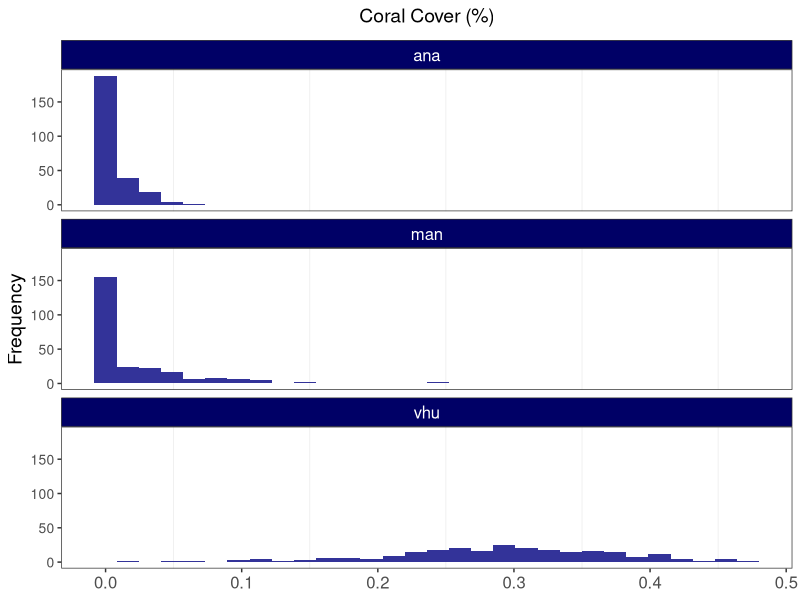
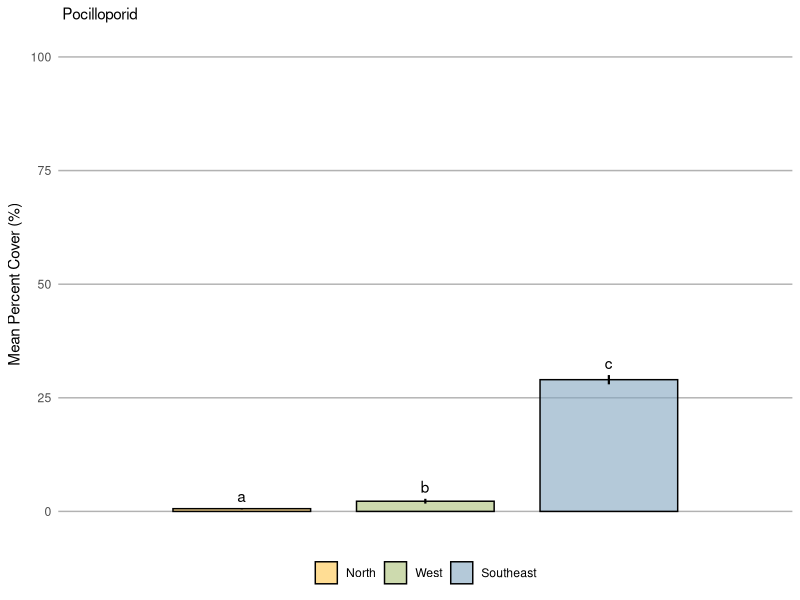
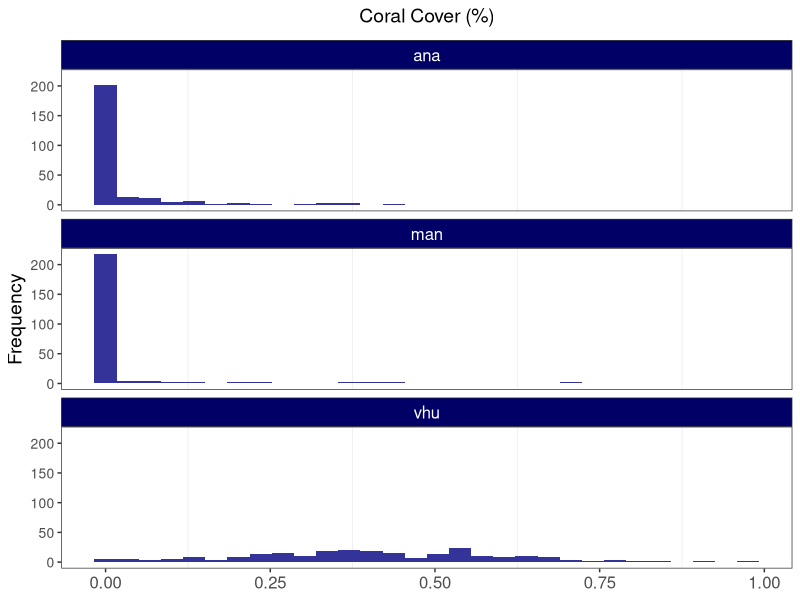
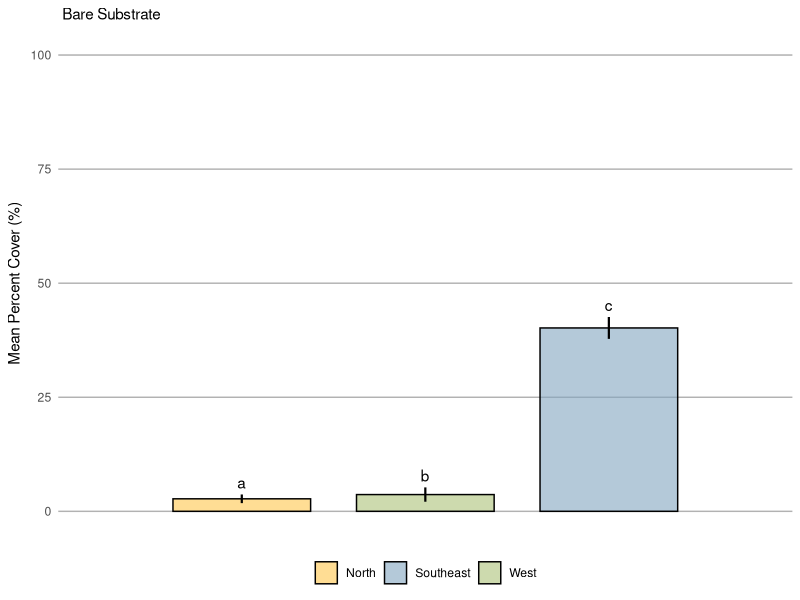
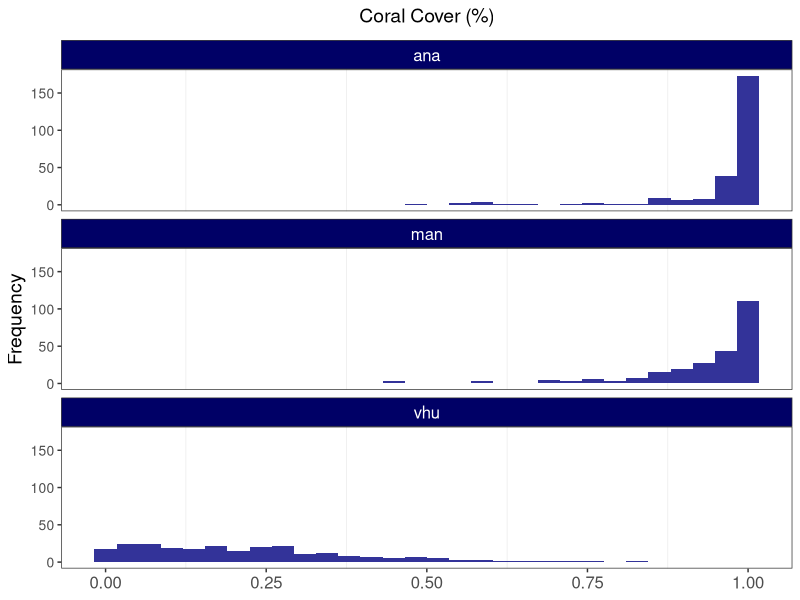
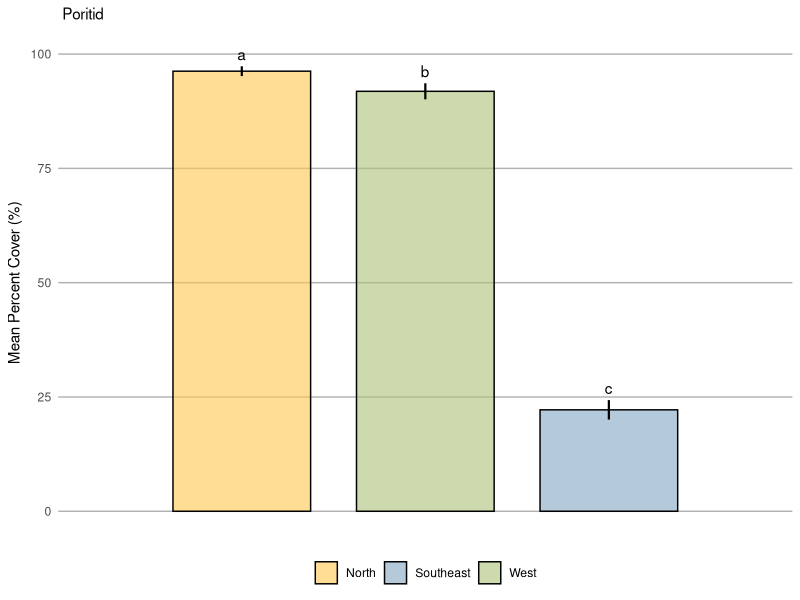
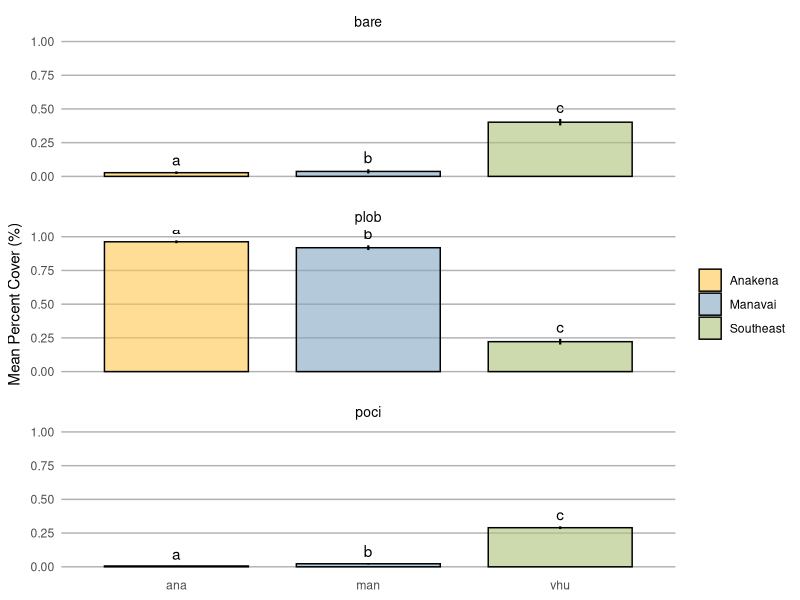

Reproduce these figures in R, in order. (Note: this script raises an error after producing the figures.)
library(tidyverse)
#library(ggplot2)
#library(tidyr)
library(patchwork)
library(ggpubr)
library(cowplot)

Fcn.CreateSummary.betareg <- function(object.betareg){
  OUT <- summary(object.betareg)
  tab <- rbind(OUT$coefficients$mean,OUT$coefficients$precision)
  return(tab)
}

p_cover = read_csv('rpn_poci.csv')

p_cover = read_csv('rpn_poci.csv') %>% 
  select(plot_id, Site, pland) %>%
  group_by(Site) %>%
  mutate(
    poci_cover = pland*0.01
  ) %>%
  mutate_at(vars(Site, plot_id), factor)

ggplot(p_cover, aes(x = poci_cover)) +
  geom_histogram(fill = "#333399") + 
  #below here is ylabel, xlabel, and main title
  ylab("Frequency") +
  xlab(NULL) +
  ggtitle(expression("Coral Cover (%)")) +
  theme_bw() +
  facet_wrap(~ Site, ncol = 1) +
  #theme sets sizes, text, etc
  theme(axis.title.x = element_text(size = 14), 
        axis.title.y = element_text(size = 14), 
        axis.text.y  = element_text(size= 10),
        axis.text.x  = element_text(size = 12), 
        legend.text = element_text(size = 12),
        legend.title = element_text(size = 12),
        plot.title = element_text(hjust = 0.5, size = 14),
        # change plot background, grid lines, etc (just examples so you can see)
        panel.background = element_rect(fill = "white"),
        panel.grid.minor.y = element_blank(),
        panel.grid.major = element_blank(),
        plot.background = element_rect(fill = "white"),
        legend.background = element_rect(fill = "white"),
        strip.text.x = element_text(size = 12, colour = "#FFFFFF"),
        strip.background = element_rect(fill = '#000066')
  )

p_cover.mean <-
  p_cover %>%
  group_by(Site) %>%
  dplyr::summarise(mean = mean(poci_cover))

poci_cover_summary <-
  p_cover %>%
  as_tibble() %>%
  #  mutate(size_cm = area*10000) %>%
  group_by(Site) %>%
  dplyr::summarize(mean = mean(poci_cover), 
                   sd = sd(poci_cover), 
                   n = n(),
                   se = sd/sqrt(n)
  ) %>%
  mutate(se = sd / sqrt(n),
         lower.ci = mean - qt(1 - (0.05 / 2), n - 1) * se,
         upper.ci = mean + qt(1 - (0.05 / 2), n - 1) * se) %>%
  mutate_at(vars(Site), factor) %>%
  add_column(
    location = c('Anakena', 'Manavai', 'Southeast'),
    group = c('poci', 'poci', 'poci')
  ) %>%
  mutate_at(vars(location), factor)


poci_cover2 <- 
  poci_cover_summary %>%
  add_column(
    cld = c('a', 'b', 'c')
  ) %>%
  mutate_at(vars(cld), factor)

poci_cover2

x_labels = c("North", "West", "Southeast")

#poci_cover2$location <- factor(poci_cover2$location, levels=c("North", "West", "Southeast"))

poci_cover.ggbarplot <- ggplot(poci_cover2, aes(x = location, y = mean, fill = x_labels)) +   
  geom_bar(stat = "identity", width = 0.75, color = "black", linewidth = 0.50, alpha = 0.6) +
  geom_linerange(aes(ymin = lower.ci, ymax = upper.ci), size = 0.75) +
  scale_y_continuous(expression(paste("Mean Percent Cover (%)")), limits = c(0, 1), 
                     labels = function(x) paste0(x*100)) + 
  scale_x_discrete(expand = c(0, 1), labels = x_labels) + 
  scale_fill_manual(limits = c("North", "West", "Southeast"),
                                  values = c("#FFC74E", "#ABC178", "#82A5C0")) +
  #scale_fill_discrete(values = c("#FFC74E", "#82A5C0", "#ABC178"), 
  #                               limits = c("North", "West", "Southeast")) +
  #  facet_wrap( ~ depth2, labeller = as_labeller(label_names), dir = "v", ncol = 1) + 
  #ggtitle(expression(paste(italic(" Pocillopora "), "spp."))) +
  ggtitle(expression(paste(" Pocilloporid "))) +
  geom_text(aes(label = cld, y = upper.ci), vjust = -0.5) +
  #scale_y_log10(expression(paste("Colony Size (", cm^2, ")"), limits = c(0, 100000))) +
  labs(x = NULL) +
  theme(strip.text = element_text(size = 10, color = "black", hjust = 0.50),
        strip.background = element_rect(fill = "#FFFFFF", color = NA),    
        panel.background = element_rect(fill = "#FFFFFF", color = NA),
        panel.grid.major.x = element_blank(),
        panel.grid.minor.x = element_blank(),
        panel.grid.minor.y = element_blank(),
        panel.grid.major.y = element_line(color = "#b2b2b2"),
        panel.spacing.x = unit(1, "cm"),
        panel.spacing.y = unit(0.5, "cm"),
        panel.spacing = unit(1, "lines"),
        axis.ticks = element_blank(),
        legend.position = 'bottom',
        plot.title = element_text(size = 11),
        axis.text.x = element_blank(),
        axis.title.y = element_text(size = 11),
        legend.title = element_blank())

poci_cover.ggbarplot

##################################
#Bare Substrate###################
##################################

bare_cover = read_csv('rpn_bare.csv')

bare_cover = read_csv('rpn_bare.csv') %>% 
  select(plot_id, Site, pland) %>%
  group_by(Site) %>%
  mutate(
    bare_cover = pland*0.01
  ) %>%
  mutate_at(vars(Site, plot_id), factor)

ggplot(bare_cover, aes(x = bare_cover)) +
  geom_histogram(fill = "#333399") + 
  #below here is ylabel, xlabel, and main title
  ylab("Frequency") +
  xlab(NULL) +
  ggtitle(expression("Coral Cover (%)")) +
  theme_bw() +
  facet_wrap(~ Site, ncol = 1) +
  #theme sets sizes, text, etc
  theme(axis.title.x = element_text(size = 14), 
        axis.title.y = element_text(size = 14), 
        axis.text.y  = element_text(size= 10),
        axis.text.x  = element_text(size = 12), 
        legend.text = element_text(size = 12),
        legend.title = element_text(size = 12),
        plot.title = element_text(hjust = 0.5, size = 14),
        # change plot background, grid lines, etc (just examples so you can see)
        panel.background = element_rect(fill = "white"),
        panel.grid.minor.y = element_blank(),
        panel.grid.major = element_blank(),
        plot.background = element_rect(fill = "white"),
        legend.background = element_rect(fill = "white"),
        strip.text.x = element_text(size = 12, colour = "#FFFFFF"),
        strip.background = element_rect(fill = '#000066')
  )

bare_cover.mean <-
  bare_cover %>%
  group_by(Site) %>%
  dplyr::summarise(mean = mean(bare_cover))

bare_cover_summary <-
  bare_cover %>%
  as_tibble() %>%
  #  mutate(size_cm = area*10000) %>%
  group_by(Site) %>%
  dplyr::summarize(mean = mean(bare_cover), 
                   sd = sd(bare_cover), 
                   n = n(),
                   se = sd/sqrt(n)
  ) %>%
  mutate(se = sd / sqrt(n),
         lower.ci = mean - qt(1 - (0.05 / 2), n - 1) * se,
         upper.ci = mean + qt(1 - (0.05 / 2), n - 1) * se) %>%
  mutate_at(vars(Site), factor) %>%
  add_column(
    location = c('Anakena', 'Manavai', 'Southeast'),
    group = c('bare', 'bare', 'bare')
  ) %>%
  mutate_at(vars(location), factor)


bare_cover2 <- 
  bare_cover_summary %>%
  add_column(
    cld = c('a', 'b', 'c')
  ) %>%
  mutate_at(vars(cld), factor)

bare_cover2

x_labels = c("North", "West", "Southeast")

bare_cover.ggbarplot <- ggplot(bare_cover2, aes(x = location, y = mean, fill = x_labels)) +   
  geom_bar(stat = "identity", width = 0.75, color = "black", linewidth = 0.50, alpha = 0.6) +
  geom_linerange(aes(ymin = lower.ci, ymax = upper.ci), size = 0.75) +
  scale_y_continuous(expression(paste("Mean Percent Cover (%)")), limits = c(0, 1),
                     labels = function(x) paste0(x*100)) + 
  scale_x_discrete(expand = c(0, 1), labels = x_labels) + 
  scale_fill_manual(values = c("#FFC74E", "#82A5C0", "#ABC178")) +
  #  facet_wrap( ~ depth2, labeller = as_labeller(label_names), dir = "v", ncol = 1) + 
  ggtitle(expression(paste(" Bare Substrate "))) +
  geom_text(aes(label = cld, y = upper.ci), vjust = -0.5) +
  #scale_y_log10(expression(paste("Colony Size (", cm^2, ")"), limits = c(0, 100000))) +
  labs(x = NULL) +
  theme(strip.text = element_text(size = 10, color = "black", hjust = 0.50),
        strip.background = element_rect(fill = "#FFFFFF", color = NA),    
        panel.background = element_rect(fill = "#FFFFFF", color = NA),
        panel.grid.major.x = element_blank(),
        panel.grid.minor.x = element_blank(),
        panel.grid.minor.y = element_blank(),
        panel.grid.major.y = element_line(color = "#b2b2b2"),
        panel.spacing.x = unit(1, "cm"),
        panel.spacing.y = unit(0.5, "cm"),
        panel.spacing = unit(1, "lines"),
        axis.ticks = element_blank(),
        legend.position = 'bottom',
        plot.title = element_text(size = 11),
        axis.text.x = element_blank(),
        axis.title.y = element_text(size = 11),
        legend.title = element_blank())

bare_cover.ggbarplot

##################################
#Porites lobata###################
##################################

plob_cover = read_csv('rpn_plob.csv')

plob_cover = read_csv('rpn_plob.csv') %>% 
  dplyr::select(plot_id, Site, pland) %>%
  group_by(Site) %>%
  mutate(
    plob_cover = pland*0.01
  ) %>%
  mutate_at(vars(Site, plot_id), factor)

ggplot(plob_cover, aes(x = plob_cover)) +
  geom_histogram(fill = "#333399") + 
  #below here is ylabel, xlabel, and main title
  ylab("Frequency") +
  xlab(NULL) +
  ggtitle(expression("Coral Cover (%)")) +
  theme_bw() +
  facet_wrap(~ Site, ncol = 1) +
  #theme sets sizes, text, etc
  theme(axis.title.x = element_text(size = 14), 
        axis.title.y = element_text(size = 14), 
        axis.text.y  = element_text(size= 10),
        axis.text.x  = element_text(size = 12), 
        legend.text = element_text(size = 12),
        legend.title = element_text(size = 12),
        plot.title = element_text(hjust = 0.5, size = 14),
        # change plot background, grid lines, etc (just examples so you can see)
        panel.background = element_rect(fill = "white"),
        panel.grid.minor.y = element_blank(),
        panel.grid.major = element_blank(),
        plot.background = element_rect(fill = "white"),
        legend.background = element_rect(fill = "white"),
        strip.text.x = element_text(size = 12, colour = "#FFFFFF"),
        strip.background = element_rect(fill = '#000066')
  )

plob_cover.mean <-
  plob_cover %>%
  group_by(Site) %>%
  dplyr::summarise(mean = mean(plob_cover))

plob_cover_summary <-
  plob_cover %>%
  as_tibble() %>%
  #  mutate(size_cm = area*10000) %>%
  group_by(Site) %>%
  dplyr::summarize(mean = mean(plob_cover), 
                   sd = sd(plob_cover), 
                   n = n(),
                   se = sd/sqrt(n)
  ) %>%
  mutate(se = sd / sqrt(n),
         lower.ci = mean - qt(1 - (0.05 / 2), n - 1) * se,
         upper.ci = mean + qt(1 - (0.05 / 2), n - 1) * se) %>%
  mutate_at(vars(Site), factor) %>%
  add_column(
    location = c('Anakena', 'Manavai', 'Southeast'),
    group = c("plob", "plob", "plob")
  ) %>%
  mutate_at(vars(location), factor)


plob_cover2 <- 
  plob_cover_summary %>%
  add_column(
    cld = c('a', 'b', 'c')
  ) %>%
  mutate_at(vars(cld), factor)

plob_cover2

x_labels = c("North", "West", "Southeast")

plob_cover.ggbarplot <- ggplot(plob_cover2, aes(x = location, y = mean, fill = x_labels)) +   
  geom_bar(stat = "identity", width = 0.75, color = "black", linewidth = 0.50, alpha = 0.6) +
  geom_linerange(aes(ymin = lower.ci, ymax = upper.ci), size = 0.75) +
  scale_y_continuous(expression(paste("Mean Percent Cover (%)")), limits = c(0, 1),
                     labels = function(x) paste0(x*100)) + 
  scale_x_discrete(expand = c(0, 1), labels = x_labels) + 
  scale_fill_manual(values = c("#FFC74E", "#82A5C0", "#ABC178")) +
  #facet_wrap( ~ depth2, labeller = as_labeller(label_names), dir = "v", ncol = 1) + 
  ggtitle(expression(paste(" Poritid "))) +
  geom_text(aes(label = cld, y = upper.ci), vjust = -0.5) +
  #scale_y_log10(expression(paste("Colony Size (", cm^2, ")"), limits = c(0, 100000))) +
  labs(x = NULL) +
  theme(strip.text = element_text(size = 10, color = "black", hjust = 0.50),
        strip.background = element_rect(fill = "#FFFFFF", color = NA),    
        panel.background = element_rect(fill = "#FFFFFF", color = NA),
        panel.grid.major.x = element_blank(),
        panel.grid.minor.x = element_blank(),
        panel.grid.minor.y = element_blank(),
        panel.grid.major.y = element_line(color = "#b2b2b2"),
        panel.spacing.x = unit(1, "cm"),
        panel.spacing.y = unit(0.5, "cm"),
        panel.spacing = unit(1, "lines"),
        axis.ticks = element_blank(),
        legend.position = 'bottom',
        plot.title = element_text(size = 11),
        axis.text.x = element_blank(),
        axis.title.y = element_text(size = 11),
        legend.title = element_blank())

plob_cover.ggbarplot

##################################
#Groups ##########################
##################################

groups_percent_cover <- bind_rows(poci_cover2, plob_cover2, bare_cover2)
groups_percent_cover

group = c("Pocillopora", "Porites", "Bare")

cover_main.ggbarplot <- ggplot(groups_percent_cover, aes(x = Site, y = mean, fill = location)) +   
  # geom_col(aes(fill = supp), position = position_dodge(0.8), width = 0.7) +
  geom_bar(stat = "identity", position = position_dodge(0.8), 
           width = 0.75, color = "black", linewidth = 0.50, alpha = 0.6) +
  geom_linerange(aes(ymin = lower.ci, ymax = upper.ci), size = 0.75) +
  scale_y_continuous(expression(paste("Mean Percent Cover (%)")), limits = c(0, 1)) + 
  #scale_x_discrete(expand = c(0, 1), labels = Site) + 
  scale_fill_manual(values = c("#FFC74E", "#82A5C0", "#ABC178")) +
  facet_wrap( ~ group, 
              #labeller = as_labeller(label_names), 
              dir = "v", 
              ncol = 1) + 
  #ggtitle(expression(paste("Bare Substrate"))) +
  geom_text(aes(label = cld, y = upper.ci), vjust = -0.5) +
  #scale_y_log10(expression(paste("Colony Size (", cm^2, ")"), limits = c(0, 100000))) +
  labs(x = NULL) +
  theme(strip.text = element_text(size = 10, color = "black", hjust = 0.50),
        strip.background = element_rect(fill = "#FFFFFF", color = NA),    
        panel.background = element_rect(fill = "#FFFFFF", color = NA),
        panel.grid.major.x = element_blank(),
        panel.grid.minor.x = element_blank(),
        panel.grid.minor.y = element_blank(),
        panel.grid.major.y = element_line(color = "#b2b2b2"),
        panel.spacing.x = unit(1, "cm"),
        panel.spacing.y = unit(0.5, "cm"),
        panel.spacing = unit(1, "lines"),
        axis.ticks = element_blank(),
        legend.position = 'right',
        plot.title = element_text(size = 11),
        axis.title.y = element_text(size = 11),
        legend.title = element_blank())

cover_main.ggbarplot

ggplot(df.summary2, aes(dose, len)) +
  geom_col(aes(fill = supp), position = position_dodge(0.8), width = 0.7)+
  geom_errorbar(
    aes(ymin = len, ymax = len+sd, group = supp),
    width = 0.2, position = position_dodge(0.8)
  )+
  scale_fill_manual(values = c("grey80", "grey30"))
 
poci_size3 <- 
  poci_size2 %>%
  add_column(
    cld = c('a', 'b', 'c')
  ) %>%
  mutate_at(vars(cld), factor)

poci_size3

x_labels = c("North", "West", "Southeast")
# label_names = c("8 m" = "8 m", "15 m" = "15 m", "25 m" = "25 m")

poci_size.gg.barplot <- ggplot(poci_size3, aes(x = location, y = mean, fill = x_labels)) +   
  geom_bar(stat = "identity", width = 0.75, color = "black", size = 0.50, alpha = 0.6) +
  geom_linerange(aes(ymin = lower.ci, ymax = upper.ci), size = 0.75) +
  scale_y_continuous(expression(paste("Mean Colony Size ("," ", cm^2, ")")), limits = c(0, 300)) + 
  scale_x_discrete(expand = c(0, 1), labels = x_labels) + 
  scale_fill_manual(values = c("#FFC74E", "#82A5C0", "#ABC178")) +
  # facet_wrap( ~ depth2, labeller = as_labeller(label_names), dir = "v", ncol = 1) + 
  ggtitle(expression(paste(" Pocilloporid "))) +
  geom_text(aes(label = cld, y = upper.ci), vjust = -0.5) +
  #scale_y_log10(expression(paste("Colony Size (", cm^2, ")"), limits = c(0, 100000))) +
  labs(x = NULL) +
  theme(strip.text = element_text(size = 10, color = "black", hjust = 0.50),
        strip.background = element_rect(fill = "#FFFFFF", color = NA),    
        panel.background = element_rect(fill = "#FFFFFF", color = NA),
        panel.grid.major.x = element_blank(),
        panel.grid.minor.x = element_blank(),
        panel.grid.minor.y = element_blank(),
        panel.grid.major.y = element_line(color = "#b2b2b2"),
        panel.spacing.x = unit(1, "cm"),
        panel.spacing.y = unit(0.5, "cm"),
        panel.spacing = unit(1, "lines"),
        axis.ticks = element_blank(),
        legend.position = "bottom",
        plot.title = element_text(size = 11),
        axis.text.x = element_blank(),
        axis.title.y = element_text(size = 11),
        legend.title = element_blank())

poci_size.gg.barplot

plob_cover.ggbarplot + bare_cover.ggbarplot + poci_cover.ggbarplot + poci_size.gg.barplot

inv.logit(3.1694)

ggarrange(
  plob_cover.ggbarplot, 
  bare_cover.ggbarplot,
  poci_cover.ggbarplot, 
  poci_size.gg.barplot, 
  ncol = 2,
  nrow = 2,
  widths = c(0.25, 0.25, 0.25, 0.25),
  labels = c("A", "B", "C", "D"),
  common.legend = TRUE, 
  legend = "bottom"
)

legend_b <- get_legend(
  poci_cover.ggbarplot + 
    guides(color = guide_legend(nrow = 1)) +
    theme(legend.position = "bottom")
)

# arrange the three plots in a single row
prow <- plot_grid(
  plob_cover.ggbarplot + theme(legend.position = "none"),
  bare_cover.ggbarplot + theme(legend.position = "none"),
  poci_cover.ggbarplot + theme(legend.position = "none"),
  poci_size.gg.barplot + theme(legend.position = "none"),
  scale = c(0.8, 0.8, 0.8, 0.8),
  align = 'vh',
  labels = c("A", "B", "C", "D"),
  hjust = -1,
  nrow = 2
  #ncol = 1
)

prow

plot_grid(prow, 
          legend_b,
          ncol = 1,
          rel_heights = c(1, 0.1)
          #labels = "AUTO", 
          #scale = c(0.9, 0.9, 0.9, 0.9)
          )



















